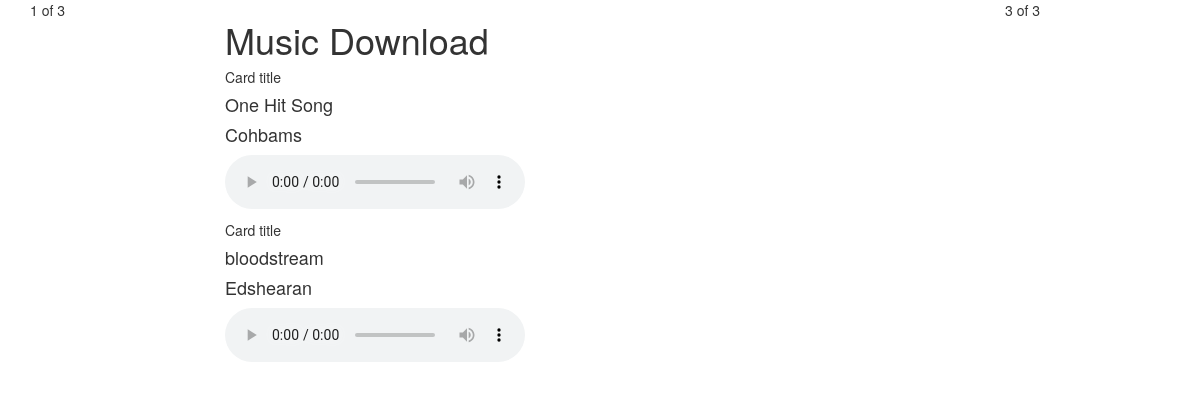
The app's page /music/ with its own data.
### download/models.py (models this page shows, shortened)
class Music(models.Model):
    title = models.CharField(max_length=50)
    artist = models.CharField(max_length=50)
    song = models.FileField(upload_to='music/mp3')

### download/views.py (the view)
# urls.py: path('music/', views.music),
def music(request):
    music = Music.objects.all()
    context = {
        'music': music
    }
    return render(request, 'download/music.html', context)

### download/templates/download/music.html
{% extends 'download/base.html' %}
{% block content %}
    <h1> Music Download </h1>
    {% for music in music %}
    <div class="card mb-3">
            <div class="card-body">
              <h5 class="card-title">Card title</h5>
              <h4>{{ music.title }} </h4>
                 <h4>{{ music.artist }}</h4>
                        <audio controls>
                            <source src="{{ music.song.url }}" type="audio/mpeg">
                        </audio>
            </div>
          </div>
    {% endfor %}
{% endblock content %}

### records on screen
Music: title "One Hit Song", artist "Cohbams"
Music: title "bloodstream", artist "Edshearan"
